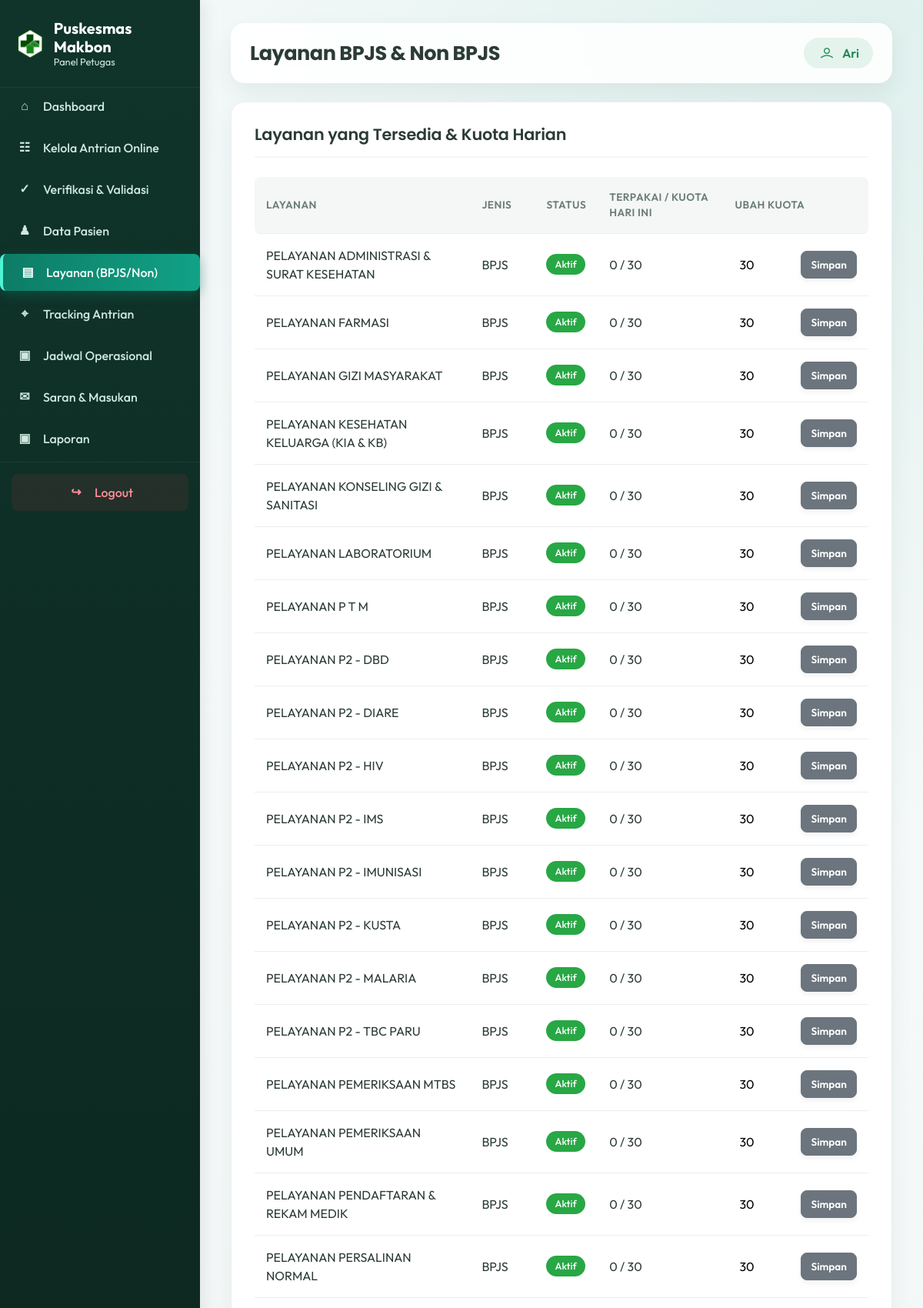
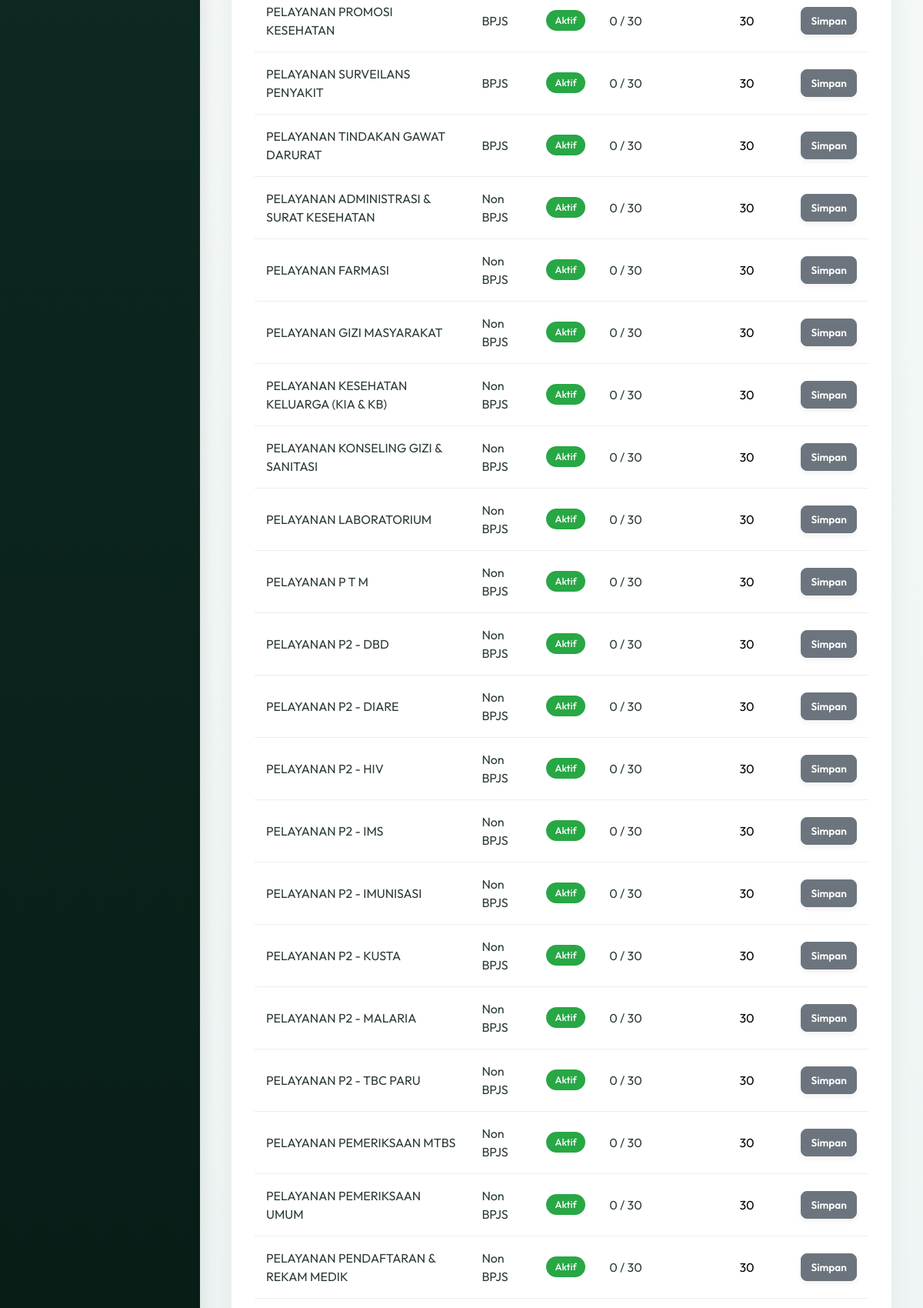
Screenshot of /petugas/layanan.php (signed in, upper part) with the database file from the repository (2 pictures, top to bottom).
### tables this page shows
CREATE TABLE `layanan` (
  `id_layanan` int NOT NULL,
  `nama_layanan` varchar(100) NOT NULL,
  `jenis` enum('BPJS','Non BPJS') NOT NULL DEFAULT 'Non BPJS',
  `deskripsi` text,
  `jadwal_layanan` varchar(150) DEFAULT NULL,
  `kuota_harian` int NOT NULL DEFAULT '30',
  `status` enum('Aktif','Nonaktif') NOT NULL DEFAULT 'Aktif'
);

### includes/functions.php (called while the page is built, shortened)
<?php
function clean($str)
{
    return htmlspecialchars(trim($str ?? ''), ENT_QUOTES, 'UTF-8');
}

### petugas/layanan.php (the view, shortened to what this page needs)
<?php
require_once __DIR__ . '/../config/database.php';
$daftar = $pdo->query(
    "SELECT l.*,
     (SELECT COUNT(*) FROM antrian_online a WHERE a.id_layanan = l.id_layanan AND a.tanggal_antrian = CURDATE() AND a.status != 'Dibatalkan') AS terpakai_hari_ini
     FROM layanan l ORDER BY l.jenis, l.nama_layanan"
)->fetchAll();
require_once __DIR__ . '/includes/layout_top.php';
?>
<div class="panel">
    <div class="panel-head"><h2>Layanan yang Tersedia & Kuota Harian</h2></div>
    <table>
        <thead><tr><th>Layanan</th><th>Jenis</th><th>Status</th><th>Terpakai / Kuota Hari Ini</th><th>Ubah Kuota</th></tr></thead>
        <tbody>
        <?php foreach ($daftar as $d): ?>
            <tr>
                <td><?= clean($d['nama_layanan']) ?></td>
                <td><?= clean($d['jenis']) ?></td>
                <td><span class="badge <?= $d['status']==='Aktif'?'badge-success':'badge-secondary' ?>"><?= clean($d['status']) ?></span></td>
                <td><?= $d['terpakai_hari_ini'] ?> / <?= $d['kuota_harian'] ?></td>
                <td>
                    <form method="POST" style="display:flex;gap:6px;">
                        <input type="number" name="kuota_harian" value="<?= $d['kuota_harian'] ?>" min="1" style="width:80px;padding:6px;border:1px solid var(--border);border-radius:6px;">
                        <button type="submit" class="btn btn-secondary btn-sm">Simpan</button>
                    </form>
                </td>
            </tr>
        <?php endforeach; ?>
        </tbody>
    </table>
</div>
<?php require_once __DIR__ . '/includes/layout_bottom.php'; ?>

### assets/traveland/css/style.css (style rules this page uses)
body { font-family: "Poppins", sans-serif; font-weight: normal; font-style: normal; color: #747E88; }
* { margin: 0; padding: 0; -webkit-box-sizing: border-box; box-sizing: border-box; }
i, span, a { display: inline-block; }
h1, h2, h3, h4, h5, h6 { font-family: "Poppins", sans-serif; font-weight: 700; color: #38424D; margin: 0px; }
h2 { font-size: 36px; }

### petugas/includes/layout_top.php (style rules this page uses)
:root { --primary: #0d7c66; --primary-hover: #0a6552; --bg-color: #f4f7f6; --sidebar-bg: #112d27; --sidebar-hover: #18433a; --text-main: #2b3b36; --text-muted: #6b7c77; --border-color: #eaeff2; }
body { background-color: var(--bg-color); font-family: 'Outfit', sans-serif; color: var(--text-main); }
.panel { background: #fff; padding: 30px; border-radius: 16px; box-shadow: 0 5px 20px rgba(0,0,0,0.03); margin-bottom: 30px; border: 1px solid var(--border-color); }
.panel-head { margin-bottom: 25px; padding-bottom: 15px; border-bottom: 2px solid var(--bg-color); display: flex; justify-content: space-between; align-items: center; }
.panel-head h2 { margin: 0; font-size: 1.3rem; font-weight: 600; color: var(--text-main); }
.panel table { width: 100%; border-collapse: separate; border-spacing: 0; margin-top: 10px; }
.panel th, .panel td { padding: 16px 15px; border-bottom: 1px solid var(--border-color); text-align: left; vertical-align: middle; }
.panel th { background: var(--bg-color); font-weight: 600; color: var(--text-muted); text-transform: uppercase; font-size: 0.85rem; letter-spacing: 0.5px; }
.panel th:first-child { border-top-left-radius: 8px; border-bottom-left-radius: 8px; }
.panel th:last-child { border-top-right-radius: 8px; border-bottom-right-radius: 8px; }
.panel tbody tr { transition: all 0.2s; }
.btn { border-radius: 8px; font-weight: 500; padding: 8px 16px; transition: all 0.2s; }
.btn-sm { padding: 6px 12px; font-size: 0.85rem; }
.badge { padding: 6px 10px; border-radius: 6px; font-weight: 500; font-size: 0.8rem; }
.btn { border-radius: 8px !important; font-weight: 600 !important; box-shadow: 0 4px 6px rgba(0,0,0,0.05); transition: all 0.2s ease; }
body { background: #eef4f3 !important; }
.panel { border-radius: 18px; box-shadow: 0 12px 30px rgba(20, 58, 52, .06); }
.panel-head h2 { letter-spacing: -.01em; }
.badge { border-radius: 999px; padding: 7px 11px; }
.dashboard-intro, .stat-card-modern, .panel { animation: dashboardReveal .45s ease both; }

### rows the page displays
layanan: nama_layanan "PELAYANAN ADMINISTRASI & SURAT KESEHATAN", jenis "BPJS", status "Aktif", terpakai_hari_ini "0", kuota_harian "30"
layanan: nama_layanan "PELAYANAN FARMASI", jenis "BPJS", status "Aktif", terpakai_hari_ini "0", kuota_harian "30"
layanan: nama_layanan "PELAYANAN GIZI MASYARAKAT", jenis "BPJS", status "Aktif", terpakai_hari_ini "0", kuota_harian "30"
layanan: nama_layanan "PELAYANAN KESEHATAN KELUARGA (KIA & KB)", jenis "BPJS", status "Aktif", terpakai_hari_ini "0", kuota_harian "30"
layanan: nama_layanan "PELAYANAN KONSELING GIZI & SANITASI", jenis "BPJS", status "Aktif", terpakai_hari_ini "0", kuota_harian "30"
layanan: nama_layanan "PELAYANAN LABORATORIUM", jenis "BPJS", status "Aktif", terpakai_hari_ini "0", kuota_harian "30"
layanan: nama_layanan "PELAYANAN P T M", jenis "BPJS", status "Aktif", terpakai_hari_ini "0", kuota_harian "30"
layanan: nama_layanan "PELAYANAN P2 - DBD", jenis "BPJS", status "Aktif", terpakai_hari_ini "0", kuota_harian "30"
layanan: nama_layanan "PELAYANAN P2 - DIARE", jenis "BPJS", status "Aktif", terpakai_hari_ini "0", kuota_harian "30"
layanan: nama_layanan "PELAYANAN P2 - HIV", jenis "BPJS", status "Aktif", terpakai_hari_ini "0", kuota_harian "30"
layanan: nama_layanan "PELAYANAN P2 - IMS", jenis "BPJS", status "Aktif", terpakai_hari_ini "0", kuota_harian "30"
layanan: nama_layanan "PELAYANAN P2 - IMUNISASI", jenis "BPJS", status "Aktif", terpakai_hari_ini "0", kuota_harian "30"
layanan: nama_layanan "PELAYANAN P2 - KUSTA", jenis "BPJS", status "Aktif", terpakai_hari_ini "0", kuota_harian "30"
layanan: nama_layanan "PELAYANAN P2 - MALARIA", jenis "BPJS", status "Aktif", terpakai_hari_ini "0", kuota_harian "30"
layanan: nama_layanan "PELAYANAN P2 - TBC PARU", jenis "BPJS", status "Aktif", terpakai_hari_ini "0", kuota_harian "30"
layanan: nama_layanan "PELAYANAN PEMERIKSAAN MTBS", jenis "BPJS", status "Aktif", terpakai_hari_ini "0", kuota_harian "30"
layanan: nama_layanan "PELAYANAN PEMERIKSAAN UMUM", jenis "BPJS", status "Aktif", terpakai_hari_ini "0", kuota_harian "30"
layanan: nama_layanan "PELAYANAN PENDAFTARAN & REKAM MEDIK", jenis "BPJS", status "Aktif", terpakai_hari_ini "0", kuota_harian "30"
layanan: nama_layanan "PELAYANAN PERSALINAN NORMAL", jenis "BPJS", status "Aktif", terpakai_hari_ini "0", kuota_harian "30"
layanan: nama_layanan "PELAYANAN PROMOSI KESEHATAN", jenis "BPJS", status "Aktif", terpakai_hari_ini "0", kuota_harian "30"
layanan: nama_layanan "PELAYANAN SURVEILANS PENYAKIT", jenis "BPJS", status "Aktif", terpakai_hari_ini "0", kuota_harian "30"
layanan: nama_layanan "PELAYANAN TINDAKAN GAWAT DARURAT", jenis "BPJS", status "Aktif", terpakai_hari_ini "0", kuota_harian "30"
layanan: nama_layanan "PELAYANAN ADMINISTRASI & SURAT KESEHATAN", jenis "Non BPJS", status "Aktif", terpakai_hari_ini "0", kuota_harian "30"
layanan: nama_layanan "PELAYANAN FARMASI", jenis "Non BPJS", status "Aktif", terpakai_hari_ini "0", kuota_harian "30"
layanan: nama_layanan "PELAYANAN GIZI MASYARAKAT", jenis "Non BPJS", status "Aktif", terpakai_hari_ini "0", kuota_harian "30"
layanan: nama_layanan "PELAYANAN KESEHATAN KELUARGA (KIA & KB)", jenis "Non BPJS", status "Aktif", terpakai_hari_ini "0", kuota_harian "30"
layanan: nama_layanan "PELAYANAN KONSELING GIZI & SANITASI", jenis "Non BPJS", status "Aktif", terpakai_hari_ini "0", kuota_harian "30"
layanan: nama_layanan "PELAYANAN LABORATORIUM", jenis "Non BPJS", status "Aktif", terpakai_hari_ini "0", kuota_harian "30"
layanan: nama_layanan "PELAYANAN P T M", jenis "Non BPJS", status "Aktif", terpakai_hari_ini "0", kuota_harian "30"
layanan: nama_layanan "PELAYANAN P2 - DBD", jenis "Non BPJS", status "Aktif", terpakai_hari_ini "0", kuota_harian "30"
layanan: nama_layanan "PELAYANAN P2 - DIARE", jenis "Non BPJS", status "Aktif", terpakai_hari_ini "0", kuota_harian "30"
layanan: nama_layanan "PELAYANAN P2 - HIV", jenis "Non BPJS", status "Aktif", terpakai_hari_ini "0", kuota_harian "30"
layanan: nama_layanan "PELAYANAN P2 - IMS", jenis "Non BPJS", status "Aktif", terpakai_hari_ini "0", kuota_harian "30"
layanan: nama_layanan "PELAYANAN P2 - IMUNISASI", jenis "Non BPJS", status "Aktif", terpakai_hari_ini "0", kuota_harian "30"
layanan: nama_layanan "PELAYANAN P2 - KUSTA", jenis "Non BPJS", status "Aktif", terpakai_hari_ini "0", kuota_harian "30"
layanan: nama_layanan "PELAYANAN P2 - MALARIA", jenis "Non BPJS", status "Aktif", terpakai_hari_ini "0", kuota_harian "30"
layanan: nama_layanan "PELAYANAN P2 - TBC PARU", jenis "Non BPJS", status "Aktif", terpakai_hari_ini "0", kuota_harian "30"
layanan: nama_layanan "PELAYANAN PEMERIKSAAN MTBS", jenis "Non BPJS", status "Aktif", terpakai_hari_ini "0", kuota_harian "30"
layanan: nama_layanan "PELAYANAN PEMERIKSAAN UMUM", jenis "Non BPJS", status "Aktif", terpakai_hari_ini "0", kuota_harian "30"
layanan: nama_layanan "PELAYANAN PENDAFTARAN & REKAM MEDIK", jenis "Non BPJS", status "Aktif", terpakai_hari_ini "0", kuota_harian "30"

### other values shown
$page_title "Layanan BPJS & Non BPJS"
$_SESSION['petugas_nama'] "Ari"
